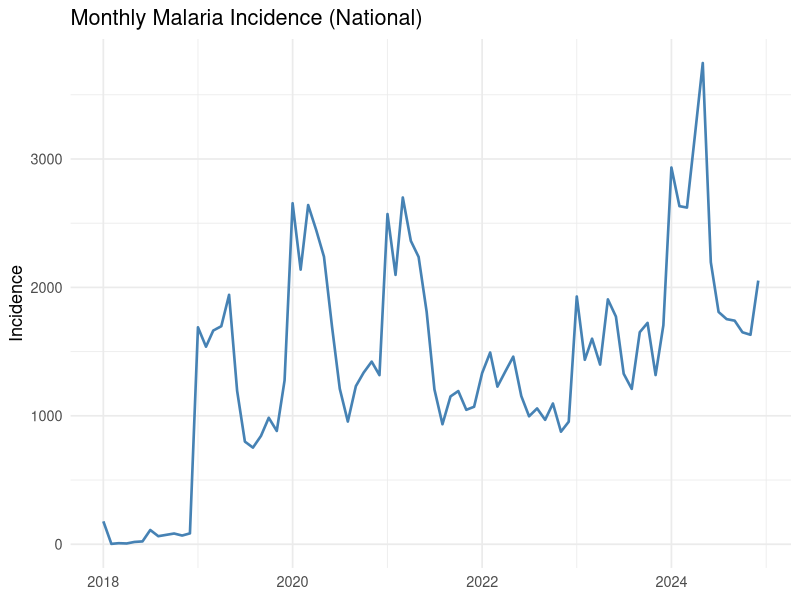
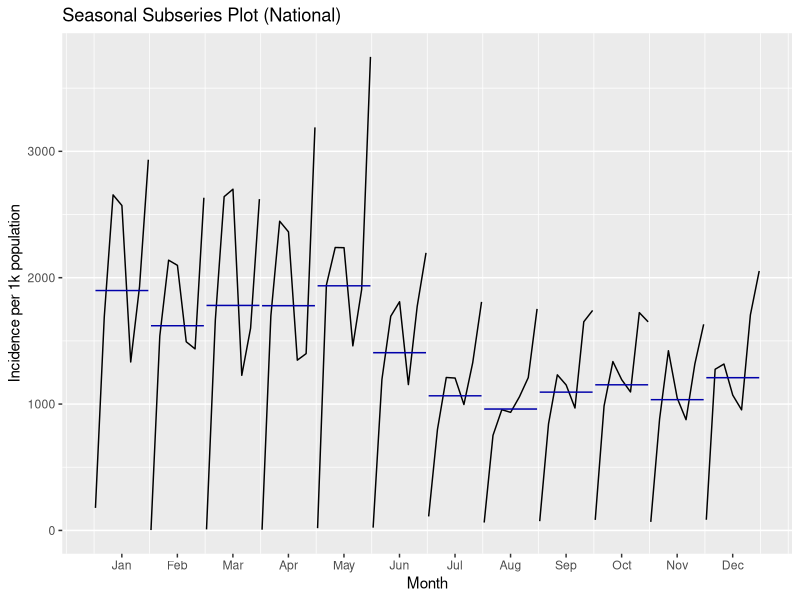
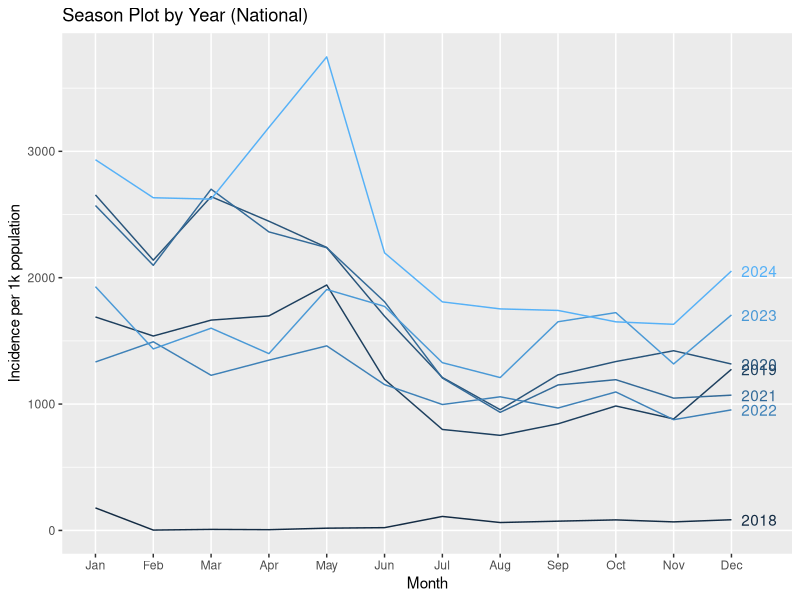
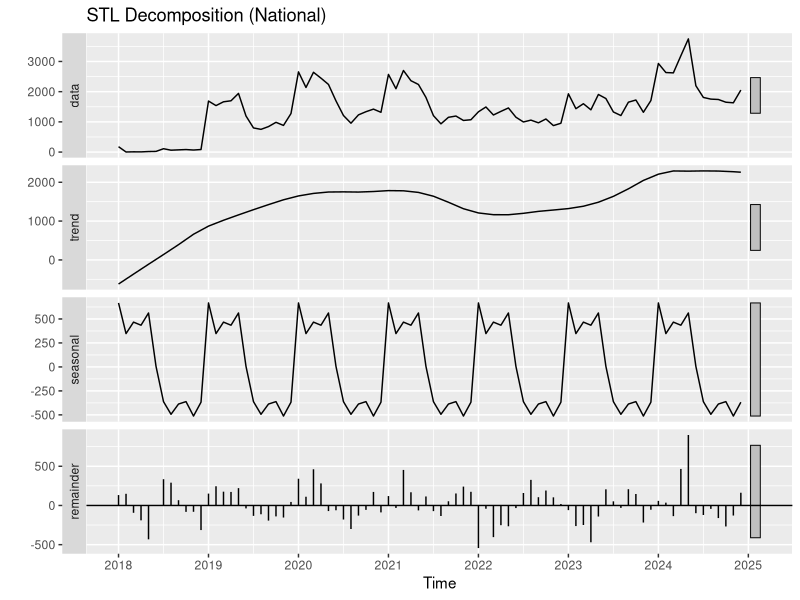
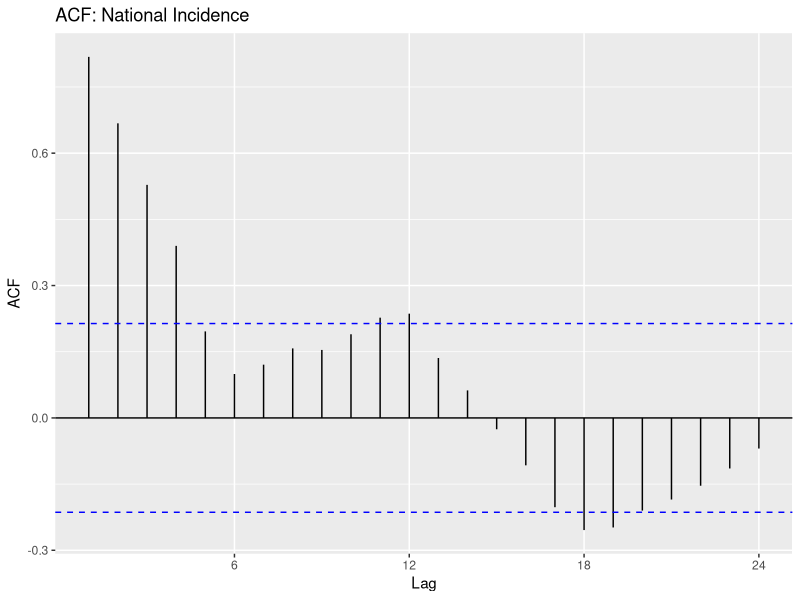
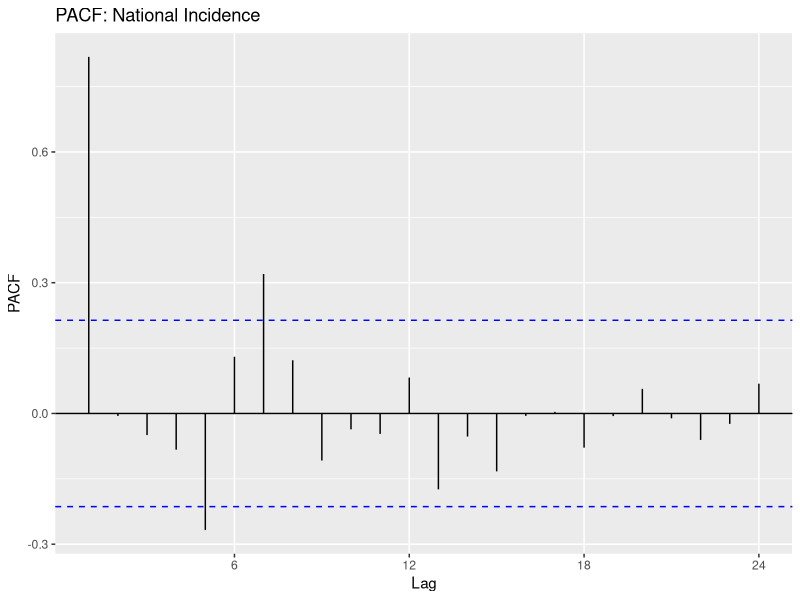
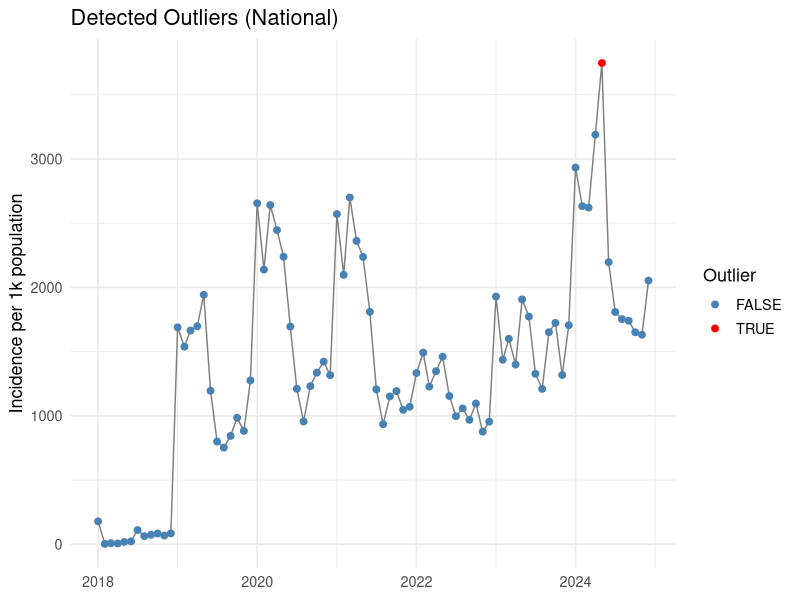
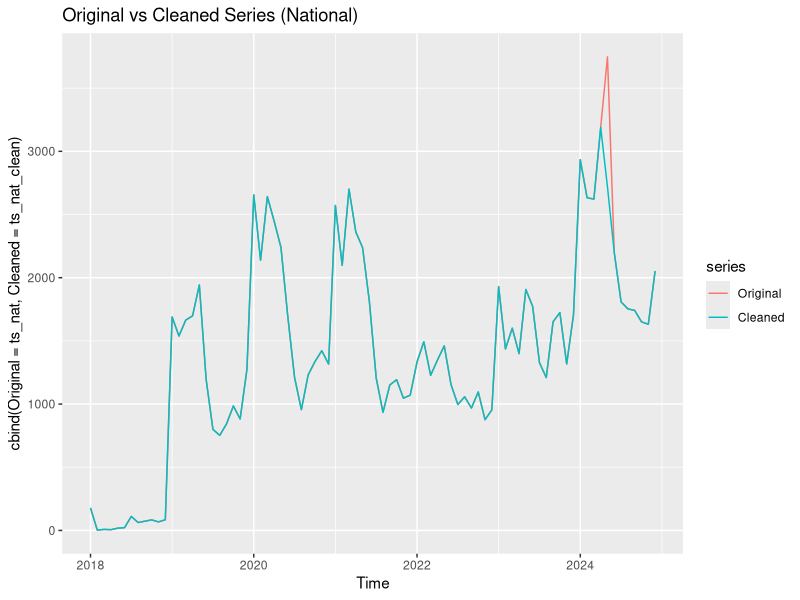

Recreate these plots in R, in order. (Note: this script raises an error after producing the figures.)
## ---- chunk 1
knitr::opts_chunk$set(echo = TRUE)
## ---- chunk 2
#Installing packages if they are not installed in R

#install.packages("tidyverse") #for data wrangling
#install.packages("data.table") #easy working with tables
#install.packages("corrr") #for correlation analysis
#install.packages("corrr") #for plots

#call the packages for use via library 
library(zoo)
library(tidyverse)
library(ggplot2)
library(lubridate) #dealing with dates
library(broom)
library(dplyr)
library(stringr)
library(ggplot2)
library(scales)
library(patchwork)
library(tseries)
library(lme4)
library(forecast)
library(kableExtra)
## ---- chunk 3
incidence_data <- read_csv("malaria.csv")
pop_dat <- read_csv("MR DATA - District Populations.csv")
head(incidence_data)
head(pop_dat)
## ---- chunk 4
pop_tot <- pop_dat %>% 
# Our interest is in the second column with "Age Groups"  and then "Total" for total population size
rename(AgeGroup = 2) %>% 
# keep only the rows where AgeGroup == "Total" 
  filter(AgeGroup == "Total") %>% 
# drop non-district rows 
filter(!is.na(District))

# Rename the repeating triplets: 2018_both, 2018_male, 2018_female
yrs <- 2018:2024
nm <- names(pop_tot)

# positions where the header is exactly a year (e.g., "2018","2019",...)
year_pos <- which(nm %in% as.character(yrs))

# defensively rename the triplets for each year by looping through
for (y in yrs) {
  i <- which(nm == as.character(y))
  if (length(i) == 1) {
    # i     -> both
    # i + 1 -> male
    # i + 2 -> female
    nm[i]     <- paste0(y, "_both")
    if (i + 1 <= length(nm)) nm[i + 1] <- paste0(y, "_male")
    if (i + 2 <= length(nm)) nm[i + 2] <- paste0(y, "_female")
  }
}
names(pop_tot) <- nm

# Select just the columns for 2018-2024 triplets plus District 
wanted <- c("District",
            as.vector(rbind(paste0(yrs, "_both"),
                            paste0(yrs, "_male"),
                            paste0(yrs, "_female"))))
wanted <- intersect(wanted, names(pop_tot))  # in case some are missing

pop_long <- pop_tot %>%
  select(all_of(wanted)) %>%
  pivot_longer(
    cols = -District,
    names_to = c("Year", "Sex"),
    names_sep = "_",
    values_to = "Population"
  ) %>%
  mutate(
    Year = as.integer(Year),
    Sex  = factor(Sex, levels = c("both", "male", "female"),
                  labels = c("Both", "Male", "Female")),
    # numbers are like "234,712" -> parse to numeric
    Population = parse_number(Population)
  ) %>%
  arrange(District, Year, Sex)

# Tidy long table: District, Year and Sex 
pop_long_2018_2024 <- pop_long %>% filter(Year %in% 2018:2024)

# Normalize district names (merge City/Rural; fix known typo)
pop_both_combined <- pop_long_2018_2024 %>%
  mutate(
    District_clean = str_replace(District, "\\s+(City|Rural)$", ""),  #drop trailing " City"/" Rural"
    District_clean = str_squish(District_clean),
    District_clean = case_when(
      District_clean == "Chiradzulo" ~ "Chiradzulu",  # fix typo if present
      TRUE ~ District_clean
    )
  ) %>%
  filter(Sex == "Both") %>%                     # keep both sexes
  group_by(District_clean, Year) %>%
  summarise(Population = sum(Population, na.rm = TRUE), .groups = "drop") %>%
  arrange(District_clean, Year)

pop_both_combined<- pop_both_combined %>% 
  mutate(District_clean = District_clean %>%
      stringr::str_replace_all("[^[:alnum:] ]", "") %>%  #remove non-alphanumeric
      stringr::str_squish())

incidence_data <- incidence_data %>%
  mutate(
    District = District %>%
      stringr::str_replace_all("[^[:alnum:] ]", "") %>%  # remove non-alphanumeric
      stringr::str_squish()
  ) %>% 
  mutate(District = ifelse(District == "Nkhata", "Nkhatabay", District))

#join with incidence data to get rates per 1000 individuals
incidence_dat <- incidence_data %>% 
  left_join(pop_both_combined, by = c("District" = "District_clean", "Year" = "Year")) %>%
  #calculate incidence per 1,000 population
  mutate(incidence_per_1k = Incidence / (Population / 1000))


## ---- chunk 5
# Ensure month order and sort chronologically
incidence_dat <- incidence_dat %>%
  mutate(Month = match(Month, month.name)) %>%
  arrange(Year, Month)

## ---- chunk 6
#Prep: build a proper monthly Date and complete missing months
inc_monthly_nat <- incidence_dat %>%
  mutate(
    # If Month is a name like "January", convert to number
    MonthNum = if (is.numeric(Month)) Month else match(Month, month.name),
    Date = make_date(Year, MonthNum, 1)
  ) %>%
  group_by(Date) %>%
  summarise(incidence_per_1k = sum(incidence_per_1k, na.rm = TRUE), .groups = "drop") %>%
  # Make sure every month from min..max exists
  complete(Date = seq(min(Date), max(Date), by = "month"),
           fill = list(incidence_per_1k = 0)) %>%
  arrange(Date)

# Convert to ts object (monthly frequency = 12)
ts_nat <- ts(inc_monthly_nat$incidence_per_1k,
             start = c(year(min(inc_monthly_nat$Date)),
                       month(min(inc_monthly_nat$Date))),
             frequency = 12)

# Visualize a national time series line plot
ggplot(inc_monthly_nat, aes(Date, incidence_per_1k)) +
  geom_line(color = "steelblue", linewidth = 0.9) +
  labs(title = "Monthly Malaria Incidence (National)",
       x = NULL, y = "Incidence") +
  theme_minimal(base_size = 13)

# There is obvious seasoanlilty in the national plot. Lets do Seasonal diagnostics 
# (a) Seasonal subseries: each month gets its own horizontal line & dots by year
ggsubseriesplot(ts_nat) +
  ggtitle("Seasonal Subseries Plot (National)") +
  ylab("Incidence per 1k population")

# (b) Season plot: each year's seasonal curve overlaid
ggseasonplot(ts_nat, year.labels = TRUE, continuous = TRUE) +
  ggtitle("Season Plot by Year (National)") +
  ylab("Incidence per 1k population") + xlab("Month")

# STL decomposition (trend / seasonality / remainder) 
# STL prefers no zeros for log—so use raw series unless you want log transform
fit_stl <- stl(ts_nat, s.window = "periodic")
autoplot(fit_stl) + ggtitle("STL Decomposition (National)")

# ACF (Autocorrelation Function): Measures the correlation between a time series and its own past values at different lags. It shows how current values relate to previous values over various time intervals
# PACF (Partial Autocorrelation Function): Measures the correlation between a time series and its lagged values, controlling for the values at all shorter lags. It isolates the direct effect of a lag, removing the influence of intermediate lag
#ACF & PACF (helps choose ARIMA orders) 
ggAcf(ts_nat)  + ggtitle("ACF: National Incidence")
ggPacf(ts_nat) + ggtitle("PACF: National Incidence")

# Outlier detection & cleaning 
# Identify outliers
outs <- tsoutliers(ts_nat)
outs  # prints indices, types, and replacement suggestions

# Plot with outliers highlighted
idx <- outs$index
inc_monthly_nat %>%
  mutate(IsOutlier = seq_along(incidence_per_1k) %in% idx) %>%
  ggplot(aes(Date, incidence_per_1k)) +
  geom_line(color = "grey50") +
  geom_point(aes(color = IsOutlier), size = 2) +
  scale_color_manual(values = c("FALSE" = "steelblue", "TRUE" = "red")) +
  labs(title = "Detected Outliers (National)", x = NULL, y = "Incidence per 1k population", color = "Outlier") +
  theme_minimal(base_size = 13)

# For modelling, you may want a cleaned series
ts_nat_clean <- tsclean(ts_nat)
autoplot(cbind(Original = ts_nat, Cleaned = ts_nat_clean)) +
  ggtitle("Original vs Cleaned Series (National)") + xlab("Time")

# --------------District-level quick looks ----------
# Faceted time series by district (free y-axis)
inc_monthly_dist <- incidence_dat %>%
  mutate(MonthNum = if (is.numeric(Month)) Month else match(Month, month.name),
         Date = make_date(Year, MonthNum, 1)) %>%
  group_by(District, Date) %>%
  summarise(incidence_per_1k = sum(incidence_per_1k, na.rm = TRUE), .groups = "drop") %>%
  arrange(District, Date)

ggplot(inc_monthly_dist, aes(Date, incidence_per_1k)) +
  geom_line(color = "steelblue", linewidth = 0.6) +
  facet_wrap(~ District, scales = "free_y") +
  labs(title = "Monthly Malaria Incidence per 1k population by District",
       x = NULL, y = "Incidence per 1000 population") +
  theme_minimal(base_size = 11)

# Season plot by some selected district with high incidence
shortlist <- c("Mwanza", "Neno", "Salima", "Nkhatabay", "Mchinji")  # change as needed
for (d in shortlist) {
  df_d <- inc_monthly_dist %>% filter(District == d)
  ts_d <- ts(df_d$incidence_per_1k, start = c(year(min(df_d$Date)),
                                       month(min(df_d$Date))),
             frequency = 12)
  print(ggseasonplot(ts_d, year.labels = TRUE, continuous = TRUE) +
          ggtitle(paste("Season Plot:", d)) + ylab("Incidence per 1k population") + xlab("Month"))
}

## ---- chunk 7

national_incidence <- data.frame(
  Date = as.Date(as.yearmon(time(ts_nat))),
  incidence_per_1k = as.numeric(ts_nat),
  District = "National"
)

## ---- chunk 8

temperature <- read.csv("ERA5_climate_data/malawi_monthly_temperature.csv")

temperature_df <- data.frame(
  Date = as.Date(temperature$date),
  temp_no_lag = as.numeric(temperature$temperature),
  District = "National"
)

head(temperature_df)
## ---- chunk 9
national_incidence_temp <- national_incidence %>%
  left_join(
    temperature_df,
    by = c("Date", "District")
  )

head(national_incidence_temp)
## ---- chunk 10
fit_one_district <- function(df, xreg_cols = NULL) {
  
  all_dates <- seq(min(df$Date), max(df$Date), by = "month")
  
  df2 <- right_join(df, tibble(Date = all_dates), by = "Date") %>%
    arrange(Date) %>%
    mutate(
      incidence_per_1k = replace_na(incidence_per_1k, 0)
    )
  
  # Handle covariates dynamically
  if (!is.null(xreg_cols)) {
    df2 <- df2 %>%
      mutate(across(all_of(xreg_cols),
                    ~ replace_na(.x, mean(.x, na.rm = TRUE))))
    
    xreg_mat <- as.matrix(df2[, xreg_cols])
  } else {
    xreg_mat <- NULL
  }
  
  ts_d <- ts(
    df2$incidence_per_1k,
    start = c(year(min(df2$Date)), month(min(df2$Date))),
    frequency = 12
  )
  
  fit <- tryCatch(
    auto.arima(
      ts_d,
      xreg = xreg_mat,
      seasonal = TRUE,
      stepwise = FALSE,
      approximation = FALSE
    ),
    error = function(e) NULL
  )
  
  if (is.null(fit)) return(NULL)
  
  se <- sqrt(diag(vcov(fit)))
  ci <- confint(fit)
  
  coef_table <- tibble(
    District = df$District[1],
    Parameter = names(coef(fit)),
    Estimate  = as.numeric(coef(fit)),
    SE        = as.numeric(se),
    CI_low    = ci[, 1],
    CI_high   = ci[, 2],
    sigma2    = fit$sigma2,
    BIC       = BIC(fit),
    p = arimaorder(fit)["p"],
    d = arimaorder(fit)["d"],
    q = arimaorder(fit)["q"],
    P = arimaorder(fit)["P"],
    D = arimaorder(fit)["D"],
    Q = arimaorder(fit)["Q"]
  )
  
  list(
    model = fit,
    coefficients = coef_table,
    data = df2,
    ts = ts_d,
    xreg = xreg_mat,
    xreg_cols = xreg_cols
  )
}

fit_nat <- fit_one_district(
  national_incidence_temp[1:60,],
  xreg_cols = "temp_no_lag"
)

future_temp <- national_incidence_temp$temp_no_lag[61:64]
future_xreg <- matrix(future_temp, nrow = 4)
colnames(future_xreg) <- fit_nat$xreg_cols
fc <- forecast(fit_nat$model, h = 4, xreg = future_xreg)
fc




autoplot(fc) +
  autolayer(fit_nat$ts, series = "Observed") +
  labs(
    y = "Malaria incidence per 1k",
    x = "Time",
    title = "Observed + Forecast (with prediction intervals)"
  ) +
  theme_minimal()

## ---- chunk 11

rolling_incidence <- list()

for (i in 1:23) {
  incidence_window <- national_incidence[(1 + i):(60 + i), ]
  rolling_incidence[[i]] <- fit_one_district(incidence_window)
  print(i)
}

# version with 1 or more exogenous variables

#fit_arimax <- fit_one_district(
#  national_incidence,
#  xreg_cols = c("rainfall", "temperature")
#)

## ---- chunk 12
# Plot national forecast
library(forecast)
library(ggplot2)

forecast_each_model <- function(model_list, h = 4, future_xreg_list = NULL) {
  fc_list <- vector("list", length(model_list))

  for (i in seq_along(model_list)) {
    obj <- model_list[[i]]

    if (is.null(obj)) {
      fc_list[[i]] <- NULL
      next
    }

    fc_list[[i]] <- tryCatch({
      # No exogenous variables: plain ARIMA
      if (is.null(obj$xreg)) {
        forecast(obj$model, h = h)
      } else {
        # ARIMAX: need future xreg values
        if (is.null(future_xreg_list) || is.null(future_xreg_list[[i]])) {
          stop("Missing future xreg values")
        }

        forecast(
          obj$model,
          xreg = as.matrix(future_xreg_list[[i]]),
          h = h
        )
      }
    }, error = function(e) {
      message("Forecast failed for model ", i, ": ", e$message)
      NULL
    })
  }

  names(fc_list) <- paste0("window_", seq_along(model_list))
  fc_list
}

forecast_list <- forecast_each_model(rolling_incidence, h = 4)
## ---- chunk 13

for (i in 1:23) {
  print(
    autoplot(forecast_list[[i]]) +
      labs(y = "Malaria incidence per 1k", x = "Year") +
      theme_minimal()
  )
}

national_incidence
## ---- chunk 14


actual_incidence <- list()

for (i in 1:23) {
  incidence_window <- national_incidence[(61 + i):(64 + i), ]
  actual_incidence [[i]] <- incidence_window
  print(i)
}


for (i in 1:23) {
  
  fc <- forecast_list[[i]]
  actual_df <- actual_incidence[[i]]
  
  # Extract forecast time index
  fc_time <- time(fc$mean)
  
  # Build dataframe for plotting
  actual_plot <- data.frame(
    time = fc_time,
    value = actual_df$incidence_per_1k
  )
  
  print(
    autoplot(fc) +
      geom_point(data = actual_plot,
                 aes(x = time, y = value),
                 color = "red", size = 2) +
      labs(y = "Malaria incidence per 1k", x = "Year") +
      theme_minimal()
  )
}
